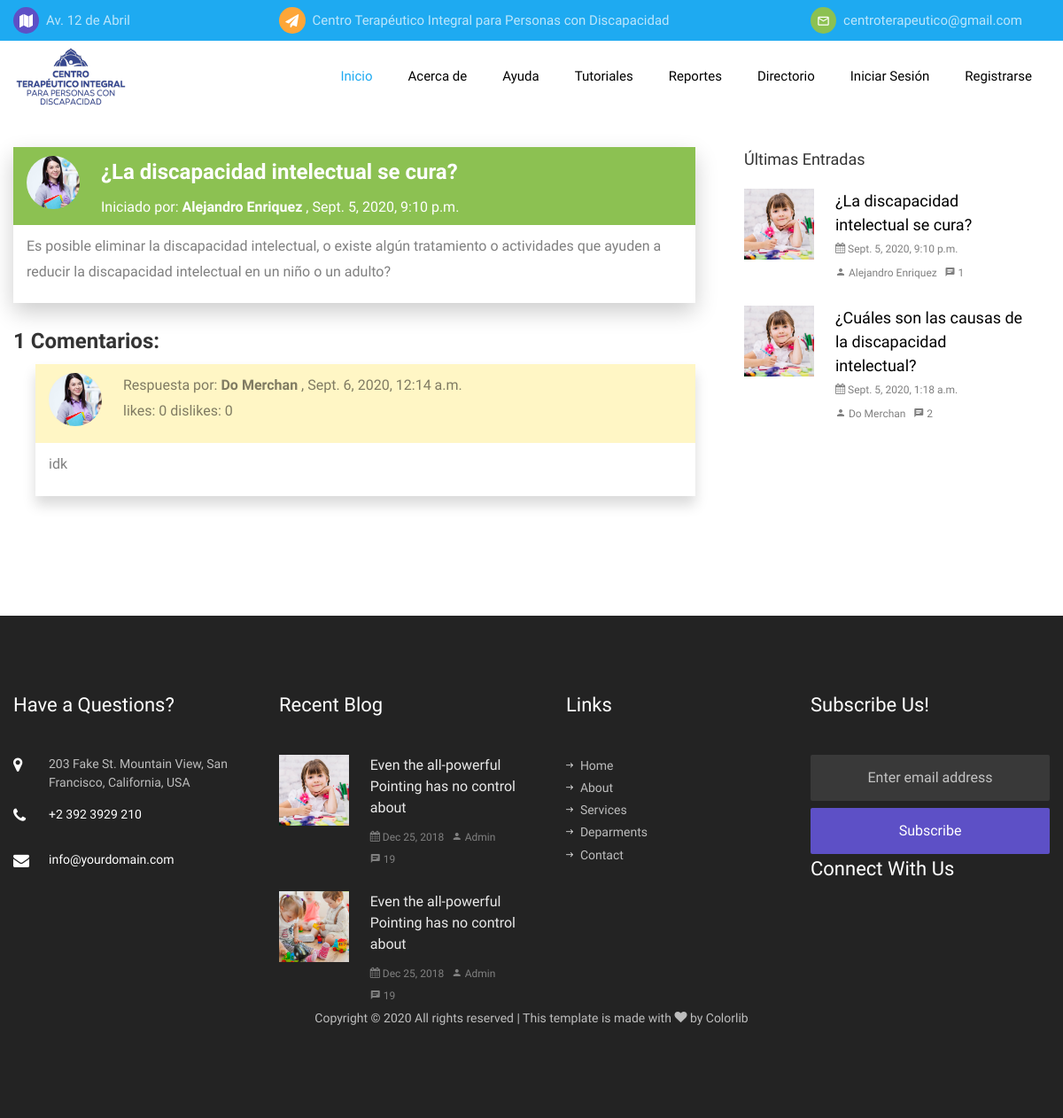
Screenshot of /blog-single.html/2 with the database file from the repository.
### website/models.py (models this page shows, shortened)
class Therapeutic_center(models.Model):
    name = models.CharField(max_length=100)
    direction = models.ForeignKey('Direction', on_delete=models.DO_NOTHING, null=True)
    phone_number_1 = models.PositiveIntegerField()
    phone_number_2 = models.PositiveIntegerField()
    email = models.EmailField(max_length=250)
    bank_name = models.CharField(max_length=100)
    bank_account = models.CharField(max_length=10)
    bank_id_card = models.CharField(max_length=10)

class Direction(models.Model):
    main_street = models.CharField(max_length=250)
    secondary_street = models.CharField(max_length=250, null=True)
    house_number = models.CharField(max_length=5, null=True)
    reference = models.TextField()

class Forum_entry(models.Model):
    representative = models.ForeignKey(User, on_delete=models.SET_NULL, null=True)
    subject = models.CharField(max_length=200)
    description = models.TextField(max_length=5000)
    date = models.DateTimeField(auto_now_add=True)

class User(models.Model):
    MALE = 'M'
    FEMALE = 'F'
    SEX_OPTIONS = [
        (MALE, 'Masculino'),
        (FEMALE, 'Femenino'),
    ]
    ADMINISTRATOR = 'AD'
    THERAPIST = 'TR'
    REPRESENTATIVE = 'RP'
    ROL_OPTIONS = [
        (ADMINISTRATOR, 'Administrador'),
        (THERAPIST, 'Terapeuta'),
        (REPRESENTATIVE, 'Representante'),
    ]
    first_name = models.CharField(max_length=150)
    last_name = models.CharField(max_length=150)
    identity_card = models.CharField(max_length=10)
    registration_date = models.DateTimeField(auto_now_add=True)
    rol = models.CharField(max_length=2, choices=ROL_OPTIONS, default=REPRESENTATIVE)
    birth = models.DateField()
    sex = models.CharField(max_length=1, choices=SEX_OPTIONS, default=MALE)
    civil_status = models.CharField(max_length=150, null=True)
    phone_number_1 = models.PositiveIntegerField()
    phone_number_2 = models.PositiveIntegerField(null=True)
    email = models.EmailField(max_length=250)
    password = models.CharField(max_length=25)
    direction = models.ForeignKey('Direction', on_delete=models.DO_NOTHING, null=True)
    job_title = models.CharField(max_length=500, null=True)
    degree = models.CharField(max_length=500, null=True)
    biography = models.TextField(null=True)
    def __str__(self):
        return self.first_name + ' ' + self.last_name

class Forum_response(models.Model):
    entry = models.ForeignKey(Forum_entry, on_delete=models.CASCADE, null=True)
    user = models.ForeignKey(User, on_delete=models.SET_NULL, null=True)
    response = models.TextField(max_length=5000)
    date = models.DateTimeField(auto_now_add=True)
    like = models.PositiveIntegerField(default=0)
    dislike = models.IntegerField(default=0)

### website/views.py (the view)
# urls.py: path('blog-single.html/<int:id>', views.showForum),
def showForum(request, id):
    forum_responses = Forum_response.objects.filter(entry=id)
    entry = Forum_entry.objects.filter(id=id).first()
    entries = Forum_entry.objects.reverse()[:5].annotate(responses=Count('forum_response'))
    count_responses = Forum_response.objects.filter(entry=id).count()
    return render(request, 'blog-single.html', {'center_data':center_data, 'entry':entry, 'responses':forum_responses, 'entries':entries, 'count_responses':count_responses})

### templates/blog-single.html (shortened to what this page needs)
<!DOCTYPE html>
<html lang="en">
<head>
    {% include 'includes/head.html'%} {% block head %} {% endblock %}
</head>
<body>
    {% include 'includes/header.html'%} {% block header %} {% endblock %} {% include 'includes/navbar.html'%} {% block navbar %} {% endblock %}
    <section class="forum-section">
        <div class="container">
            <div class="row">
                <div class="col-lg-8 ftco-animate">
                    <div class="forum-entry">
                        <div class="forum-header entry bg-tertiary">
                            <div class="user-img mr-4" style="background-image: url(../static/website/images/teacher-1.jpg)"></div>
                            <div class="content">
                                <h4>{{ entry.subject }}</h4>
                                Iniciado por: <strong>{{ entry.representative}} </strong>, {{ entry.date }}
                            </div>
                        </div>
                        <div class="forum-description">
                            <p>{{ entry.description }}</p>
                        </div>
                    </div>
                    <h4><strong>{{ count_responses }} Comentarios:</strong></h4>
                    {%for response in responses%}
                    <div class="forum-response">
                        <div class="forum-header response">
                            <div class="user-img mr-4" style="background-image: url(../static/website/images/teacher-1.jpg)"></div>
                            <div class="content">
                                Respuesta por: <strong>{{ response.user}} </strong>, {{ response.date }}
                                <p>likes: {{response.like }} dislikes: {{ response.dislike }}</p>
                            </div>
                        </div>
                        <div class="forum-description">
                            <p>{{response.response}}</p>
                        </div>
                    </div>
                    {%endfor%}
                </div>
                <div class="col-lg-4 sidebar ftco-animate">
                    <div class="sidebar-box ftco-animate last-entries">
                        <h3>Últimas Entradas</h3>
                        {%for entry in entries%}
                        <div class="block-21 mb-4 d-flex">
                            <a class="blog-img mr-4" style="background-image: url(../static/website/images/image_1.jpg);"></a>
                            <div class="text">
                                <h3 class="heading"><a href="/blog-single.html/{{entry.id}}">{{ entry.subject }}</a></h3>
                                <div class="meta">
                                    <div><span class="icon-calendar"></span> {{ entry.date }}</div>
                                    <div><a href="#"><span class="icon-person"></span> {{ entry.representative }}</a></div>
                                    <div><span class="icon-chat"></span> {{ entry.responses }}</div>
                                </div>
                            </div>
                        </div>
                        {%endfor%}
                    </div>
                </div>
            </div>
        </div>
    </section>
    {% include 'includes/footer.html'%} {% block footer %} {% endblock %}
</body>
</html>

### templates/includes/header.html (shortened to what this page needs)
<div class="py-2 bg-primary">
    <div class="container">
        <div class="row no-gutters d-flex align-items-start align-items-center px-3 px-md-0">
            <div class="col-lg-12 d-block">
                <div class="row d-flex">
                    <div class="col-md-5 pr-4 d-flex topper align-items-center width-25">
                        <div class="icon bg-fifth mr-2 d-flex justify-content-center align-items-center"><span class="icon-map"></span></div>
                        <span class="text">{{ center_data.direction.main_street }}</span>
                    </div>
                    <div class="col-md pr-4 d-flex topper align-items-center width-50">
                        <div class="icon bg-secondary mr-2 d-flex justify-content-center align-items-center"><span class="icon-paper-plane"></span></div>
                        <span class="text"><a class="text" class="nav-link">{{ center_data.name }}</a></span>
                    </div>
                    <div class="col-md pr-4 d-flex topper align-items-center width-25">
                        <div class="icon bg-tertiary mr-2 d-flex justify-content-center align-items-center"><span class="icon-mail_outline"></span></div>
                        <span class="text"><a class="text" class="nav-link">{{ center_data.email }}</a></span>
                    </div>
                </div>
            </div>
        </div>
    </div>
</div>

### static/website/css/icomoon.css (style rules this page uses)
[class^="icon-"], [class*=" icon-"] { font-family: 'icomoon' !important; speak: none; font-style: normal; font-weight: normal; font-variant: normal; text-transform: none; line-height: 1; -webkit-font-smoothing: antialiased; -moz-osx-font-smoothing: grayscale; }
.icon-calendar:before { content: "\f073"; }
.icon-paper-plane:before { content: "\f1d8"; }
.icon-map:before { content: "\f279"; }
.icon-chat:before { content: "\e0b7"; }
.icon-mail_outline:before { content: "\e0e1"; }
.icon-person:before { content: "\e7fd"; }

### static/website/css/my-style.css (style rules this page uses)
.forum-section { margin-top: 40px; margin-bottom: 120px; }
.forum-entry { margin-bottom: 25px; box-shadow: 0px 10px 24px rgba(0, 0, 0, 0.2); }
.forum-response { margin-left: 25px; margin-bottom: 15px; box-shadow: 0px 10px 14px rgba(0, 0, 0, 0.15); }
.forum-header.entry { padding: 10px 15px 5px 15px; color: #fff; }
.forum-header.response { padding: 10px 15px 5px 15px; background-color: rgb(255, 246, 197); }
.forum-header.entry h4 { color: #fff; font-weight: bold; }
.forum-description { padding: 10px 15px 5px 15px; }
.forum-header .user-img { width: 60px; height: 60px; border-radius: 50%; padding: 15px 5px 0px 15px; float: left; }
.last-entries .heading { margin-bottom: 0px !important; }

### templates/includes/header.html (style rules this page uses)
.width-25 { max-width: 25%; }

### rows the page displays
Therapeutic_center: direction.main_street "Av. 12 de Abril", name "Centro Terapéutico Integral para Personas con Discapacidad", email "centroterapeutico@gmail.com"
Forum_entry: subject "¿La discapacidad intelectual se cura?", representative "Alejandro Enriquez", date "Sept. 5, 2020, 9:10 p.m.", description "Es posible eliminar la discapacidad intelectual, o existe algún tratamiento o actividades que ayuden a reducir la discapacidad intelectual en un niño o un adulto?", responses "1"
Forum_response: user "Do Merchan", date "Sept. 6, 2020, 12:14 a.m.", like "0", dislike "0", response "idk"
Forum_entry: subject "¿Cuáles son las causas de la discapacidad intelectual?", date "Sept. 5, 2020, 1:18 a.m.", representative "Do Merchan", responses "2"

### other values shown
{{ count_responses }} "1"
